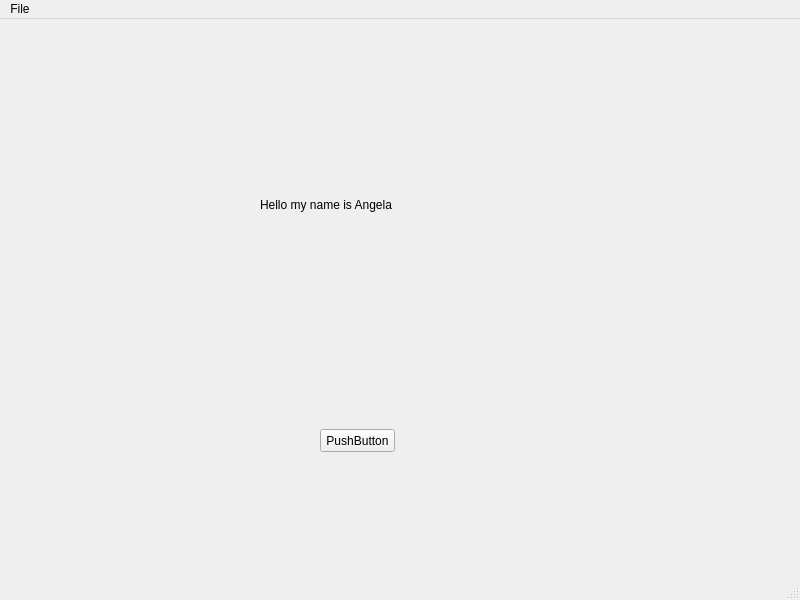
<?xml version="1.0" encoding="UTF-8"?>
<ui version="4.0">
 <class>MainWindow</class>
 <widget class="QMainWindow" name="MainWindow">
  <property name="geometry">
   <rect>
    <x>0</x>
    <y>0</y>
    <width>800</width>
    <height>600</height>
   </rect>
  </property>
  <property name="windowTitle">
   <string>MainWindow</string>
  </property>
  <widget class="QWidget" name="centralwidget">
   <widget class="QPushButton" name="button1">
    <property name="geometry">
     <rect>
      <x>320</x>
      <y>410</y>
      <width>75</width>
      <height>23</height>
     </rect>
    </property>
    <property name="text">
     <string>PushButton</string>
    </property>
   </widget>
   <widget class="QLabel" name="label1">
    <property name="geometry">
     <rect>
      <x>260</x>
      <y>110</y>
      <width>301</width>
      <height>151</height>
     </rect>
    </property>
    <property name="text">
     <string>Hello my name is Angela</string>
    </property>
   </widget>
  </widget>
  <widget class="QMenuBar" name="menubar">
   <property name="geometry">
    <rect>
     <x>0</x>
     <y>0</y>
     <width>800</width>
     <height>21</height>
    </rect>
   </property>
   <widget class="QMenu" name="menuFile">
    <property name="title">
     <string>File</string>
    </property>
   </widget>
   <addaction name="menuFile"/>
  </widget>
  <widget class="QStatusBar" name="statusbar"/>
 </widget>
 <resources/>
 <connections/>
</ui>
